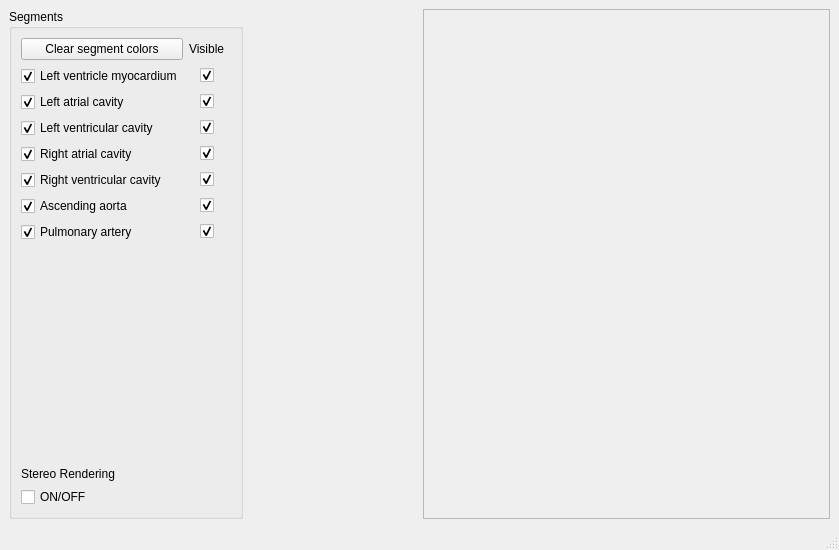
<?xml version="1.0" encoding="UTF-8"?>
<ui version="4.0">
 <class>MainWindow</class>
 <widget class="QMainWindow" name="MainWindow">
  <property name="geometry">
   <rect>
    <x>0</x>
    <y>0</y>
    <width>839</width>
    <height>550</height>
   </rect>
  </property>
  <property name="windowTitle">
   <string>Heart Anatomy Training Tool</string>
  </property>
  <property name="unifiedTitleAndToolBarOnMac">
   <bool>false</bool>
  </property>
  <widget class="QWidget" name="centralwidget">
   <layout class="QHBoxLayout" name="horizontalLayout_5">
    <item>
     <layout class="QHBoxLayout" name="vtk_layout">
      <item alignment="Qt::AlignLeft">
       <widget class="QGroupBox" name="groupBox">
        <property name="title">
         <string>Segments</string>
        </property>
        <layout class="QGridLayout" name="gridLayout">
         <item row="9" column="0">
          <widget class="QCheckBox" name="stereo_box">
           <property name="text">
            <string>ON/OFF</string>
           </property>
          </widget>
         </item>
         <item row="6" column="0">
          <widget class="QCheckBox" name="AA_box">
           <property name="text">
            <string>Ascending aorta</string>
           </property>
           <property name="checked">
            <bool>true</bool>
           </property>
          </widget>
         </item>
         <item row="0" column="0">
          <widget class="QPushButton" name="Learning_mode">
           <property name="text">
            <string>Clear segment colors</string>
           </property>
          </widget>
         </item>
         <item row="2" column="0">
          <widget class="QCheckBox" name="LAC_box">
           <property name="text">
            <string>Left atrial cavity</string>
           </property>
           <property name="checked">
            <bool>true</bool>
           </property>
          </widget>
         </item>
         <item row="3" column="0">
          <widget class="QCheckBox" name="LVC_box">
           <property name="text">
            <string>Left ventricular cavity</string>
           </property>
           <property name="checked">
            <bool>true</bool>
           </property>
          </widget>
         </item>
         <item row="4" column="0">
          <widget class="QCheckBox" name="RAC_box">
           <property name="text">
            <string>Right atrial cavity</string>
           </property>
           <property name="checked">
            <bool>true</bool>
           </property>
          </widget>
         </item>
         <item row="1" column="1" alignment="Qt::AlignHCenter">
          <widget class="QCheckBox" name="LVM_Vis">
           <property name="enabled">
            <bool>true</bool>
           </property>
           <property name="text">
            <string/>
           </property>
           <property name="checked">
            <bool>true</bool>
           </property>
          </widget>
         </item>
         <item row="7" column="0">
          <widget class="QCheckBox" name="PA_box">
           <property name="text">
            <string>Pulmonary artery</string>
           </property>
           <property name="checked">
            <bool>true</bool>
           </property>
          </widget>
         </item>
         <item row="5" column="0">
          <widget class="QCheckBox" name="RVC_box">
           <property name="text">
            <string>Right ventricular cavity</string>
           </property>
           <property name="checked">
            <bool>true</bool>
           </property>
          </widget>
         </item>
         <item row="1" column="0">
          <widget class="QCheckBox" name="LVM_box">
           <property name="text">
            <string>Left ventricle myocardium</string>
           </property>
           <property name="checked">
            <bool>true</bool>
           </property>
          </widget>
         </item>
         <item row="0" column="1" alignment="Qt::AlignHCenter">
          <widget class="QLabel" name="label">
           <property name="text">
            <string>Visible</string>
           </property>
          </widget>
         </item>
         <item row="2" column="1" alignment="Qt::AlignHCenter">
          <widget class="QCheckBox" name="LAC_Vis">
           <property name="text">
            <string/>
           </property>
           <property name="checked">
            <bool>true</bool>
           </property>
          </widget>
         </item>
         <item row="6" column="1" alignment="Qt::AlignHCenter">
          <widget class="QCheckBox" name="AA_Vis">
           <property name="text">
            <string/>
           </property>
           <property name="checked">
            <bool>true</bool>
           </property>
          </widget>
         </item>
         <item row="3" column="1" alignment="Qt::AlignHCenter">
          <widget class="QCheckBox" name="LVC_Vis">
           <property name="text">
            <string/>
           </property>
           <property name="checked">
            <bool>true</bool>
           </property>
          </widget>
         </item>
         <item row="4" column="1" alignment="Qt::AlignHCenter">
          <widget class="QCheckBox" name="RAC_Vis">
           <property name="text">
            <string/>
           </property>
           <property name="checked">
            <bool>true</bool>
           </property>
          </widget>
         </item>
         <item row="5" column="1" alignment="Qt::AlignHCenter">
          <widget class="QCheckBox" name="RVC_Vis">
           <property name="text">
            <string/>
           </property>
           <property name="checked">
            <bool>true</bool>
           </property>
          </widget>
         </item>
         <item row="7" column="1" alignment="Qt::AlignHCenter">
          <widget class="QCheckBox" name="PA_Vis">
           <property name="text">
            <string/>
           </property>
           <property name="checked">
            <bool>true</bool>
           </property>
          </widget>
         </item>
         <item row="3" column="2">
          <widget class="QFrame" name="heart_frame">
           <property name="frameShape">
            <enum>QFrame::StyledPanel</enum>
           </property>
           <property name="frameShadow">
            <enum>QFrame::Raised</enum>
           </property>
          </widget>
         </item>
         <item row="8" column="0" alignment="Qt::AlignBottom">
          <widget class="QLabel" name="label_2">
           <property name="text">
            <string>Stereo Rendering</string>
           </property>
          </widget>
         </item>
        </layout>
       </widget>
      </item>
     </layout>
    </item>
    <item>
     <layout class="QHBoxLayout" name="vtk_layout2">
      <item>
       <widget class="QFrame" name="heart_frame_2">
        <property name="frameShape">
         <enum>QFrame::StyledPanel</enum>
        </property>
        <property name="frameShadow">
         <enum>QFrame::Raised</enum>
        </property>
       </widget>
      </item>
     </layout>
    </item>
   </layout>
  </widget>
  <widget class="QMenuBar" name="menubar">
   <property name="geometry">
    <rect>
     <x>0</x>
     <y>0</y>
     <width>839</width>
     <height>26</height>
    </rect>
   </property>
  </widget>
  <widget class="QStatusBar" name="statusbar"/>
 </widget>
 <resources/>
 <connections/>
</ui>
